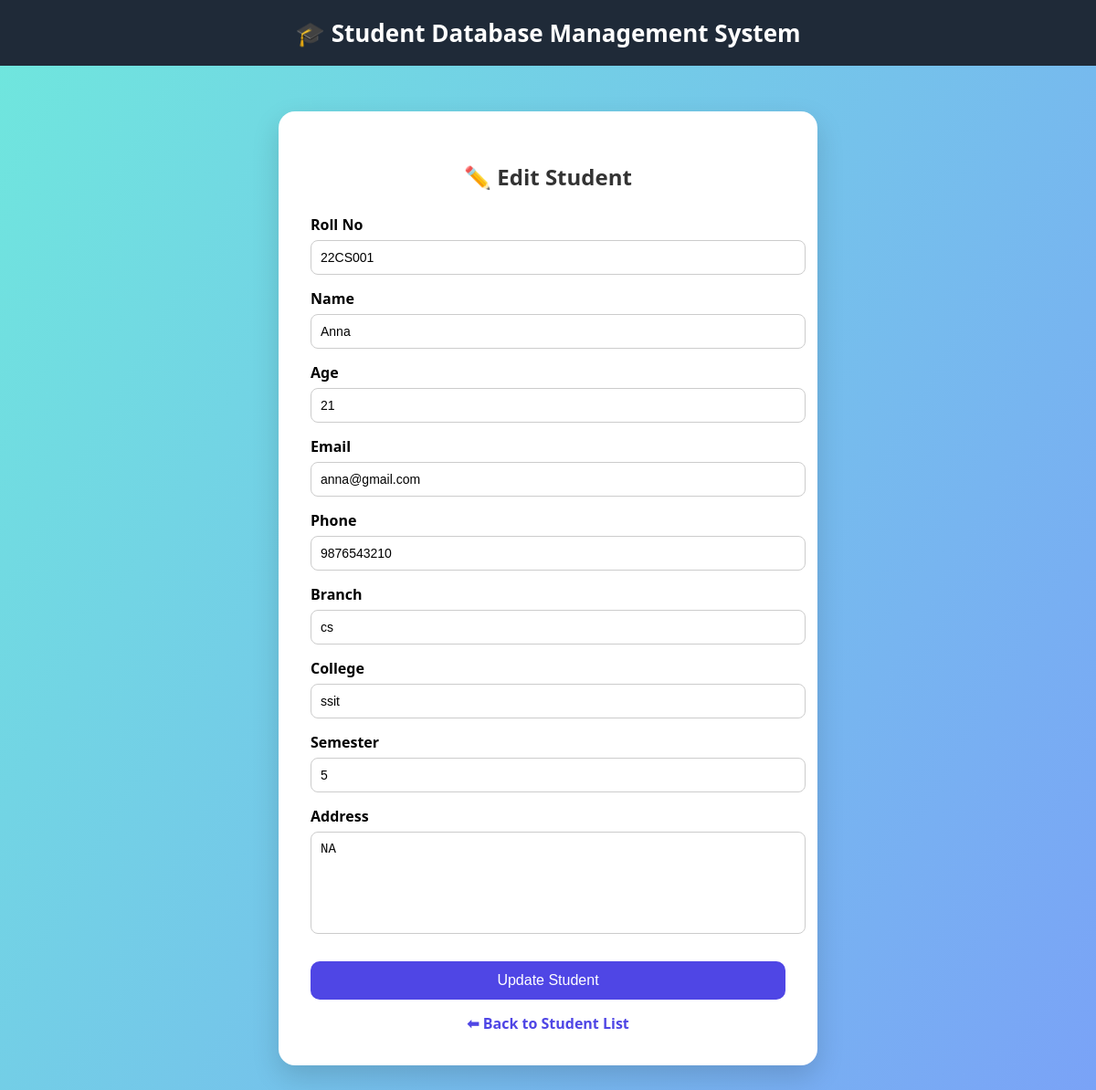
Page /edit/2/ on the committed database.
### students/models.py (models this page shows, shortened)
class Student(models.Model):
    roll_no = models.CharField(max_length=20, unique=True)
    name = models.CharField(max_length=100)
    age = models.IntegerField()
    email = models.EmailField()
    phone = models.CharField(max_length=10)
    branch = models.CharField(max_length=100)
    college = models.CharField(max_length=100)
    semester = models.IntegerField()
    address = models.TextField()

### students/views.py (the view)
# urls.py: path('edit/<int:id>/', views.edit_student, name='edit'),
def edit_student(request, id):
    student = get_object_or_404(Student, id=id)
    if request.method == 'POST':
        form = StudentForm(request.POST, instance=student)
        if form.is_valid():
            form.save()
            return redirect('list')
    else:
        form = StudentForm(instance=student)
    return render(request, 'students/edit.html', {'form': form})

### students/forms.py
class StudentForm(forms.ModelForm):
    class Meta:
        model = Student
        fields = "__all__"

### students/templates/students/edit.html (shortened to what this page needs)
<!DOCTYPE html>
<html lang="en">
<head>
</head>
<body>
<div class="header">
    🎓 Student Database Management System
</div>
<div class="card">
    <h2>✏️ Edit Student</h2>
    <form method="post">
        <label>Roll No</label>
        {{ form.roll_no }}
        <label>Name</label>
        {{ form.name }}
        <label>Age</label>
        {{ form.age }}
        <label>Email</label>
        {{ form.email }}
        <label>Phone</label>
        {{ form.phone }}
        <label>Branch</label>
        {{ form.branch }}
        <label>College</label>
        {{ form.college }}
        <label>Semester</label>
        {{ form.semester }}
        <label>Address</label>
        {{ form.address }}
        <button type="submit">Update Student</button>
    </form>
    <div class="back">
        <a href="{% url 'list' %}">⬅ Back to Student List</a>
    </div>
</div>
</body>
</html>

### students/templates/students/edit.html (style rules this page uses)
body { margin: 0; font-family: 'Segoe UI', sans-serif; background: linear-gradient(120deg, #6fe7dd, #7aa2f7); min-height: 100vh; }
.header { background: #1f2a38; color: #fff; padding: 18px; text-align: center; font-size: 26px; font-weight: bold; }
.card { max-width: 520px; margin: 50px auto; background: #fff; padding: 35px; border-radius: 18px; box-shadow: 0 12px 30px rgba(0,0,0,0.15); }
.card h2 { text-align: center; margin-bottom: 25px; color: #333; }
label { font-weight: 600; display: block; margin-top: 15px; }
input, textarea { width: 100%; padding: 10px; margin-top: 6px; border-radius: 8px; border: 1px solid #ccc; font-size: 14px; }
textarea { resize: none; height: 90px; }
button { width: 100%; margin-top: 25px; padding: 12px; border: none; border-radius: 10px; background: #4f46e5; color: white; font-size: 16px; cursor: pointer; transition: 0.3s; }
.back { text-align: center; margin-top: 15px; }
.back a { text-decoration: none; color: #4f46e5; font-weight: bold; }

### rows in the picture
Student: roll_no "22CS001", name "Anna", age "21", email "anna@gmail.com", phone "9876543210", branch "cs", college "ssit", semester "5", address "NA"
